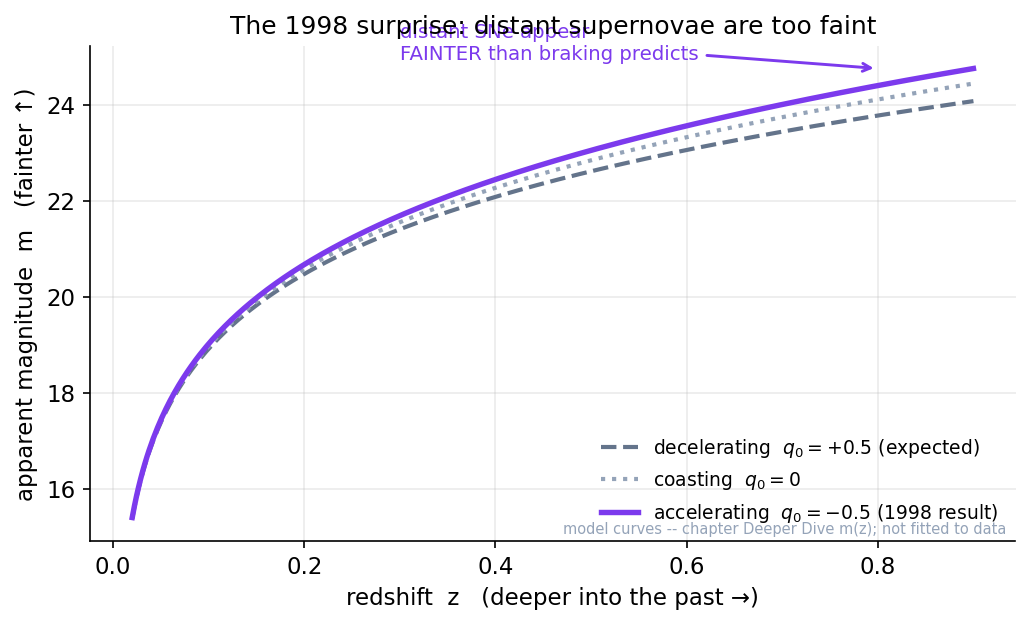

Recreate this plot in Python.
import numpy as np, matplotlib
matplotlib.use("Agg")
import matplotlib.pyplot as plt
plt.rcParams.update({"figure.dpi":150,"savefig.dpi":150,"font.size":11,
    "axes.grid":True,"grid.alpha":0.25,"axes.spines.top":False,"axes.spines.right":False,
    "axes.titlesize":12,"figure.facecolor":"white","axes.facecolor":"white"})
C_FW="#7c3aed"; C_NEWTON="#64748b"; C_MOND="#0891b2"; C_DATA="#dc2626"

# Fig 11.1 -- the 1998 surprise as a magnitude-redshift (Hubble) diagram.
# PUBLISHED-RELATION: the Taylor-expanded m(z) from the chapter's Deeper Dive,
# m(z) = M + 5 log10[ (cz/H0)(1 + 0.5(1-q0) z) ] + 25, plotted as MODEL curves
# for three values of q0. Curves only -- NO fabricated supernova data points.
c = 2.998e5            # km/s
H0 = 70.0              # km/s/Mpc
M = -19.3              # SN Ia calibrated absolute magnitude (illustrative)
z = np.linspace(0.02, 0.9, 400)

def m_of_z(q0):
    dL = (c*z/H0)*(1.0 + 0.5*(1.0 - q0)*z)   # Mpc, low-z expansion
    return M + 5.0*np.log10(dL*1e6/10.0)       # distance modulus (dL converted to pc)

fig, ax = plt.subplots(figsize=(7,4.3))
ax.plot(z, m_of_z(+0.5), color=C_NEWTON, ls="--", lw=2,
        label=r"decelerating  $q_0=+0.5$ (expected)")
ax.plot(z, m_of_z(0.0), color="#94a3b8", ls=":", lw=2,
        label=r"coasting  $q_0=0$")
ax.plot(z, m_of_z(-0.5), color=C_FW, lw=2.6,
        label=r"accelerating  $q_0=-0.5$ (1998 result)")

ax.annotate("distant SNe appear\nFAINTER than braking predicts",
            xy=(0.8, m_of_z(-0.5)[-1]), xytext=(0.30, m_of_z(-0.5)[-1]+0.18),
            fontsize=9.5, color=C_FW,
            arrowprops=dict(arrowstyle="->", color=C_FW, lw=1.4))

ax.set_xlabel("redshift  z   (deeper into the past →)")
ax.set_ylabel("apparent magnitude  m   (fainter ↑)")
ax.set_title("The 1998 surprise: distant supernovae are too faint")
ax.legend(frameon=False, fontsize=9, loc="lower right")
ax.text(0.99,0.01,"model curves -- chapter Deeper Dive m(z); not fitted to data",
        transform=ax.transAxes, ha="right", va="bottom", fontsize=7, color="#94a3b8")
fig.tight_layout(); fig.savefig("ch11_magnitude_redshift_surprise.png", bbox_inches="tight"); print("ok")
